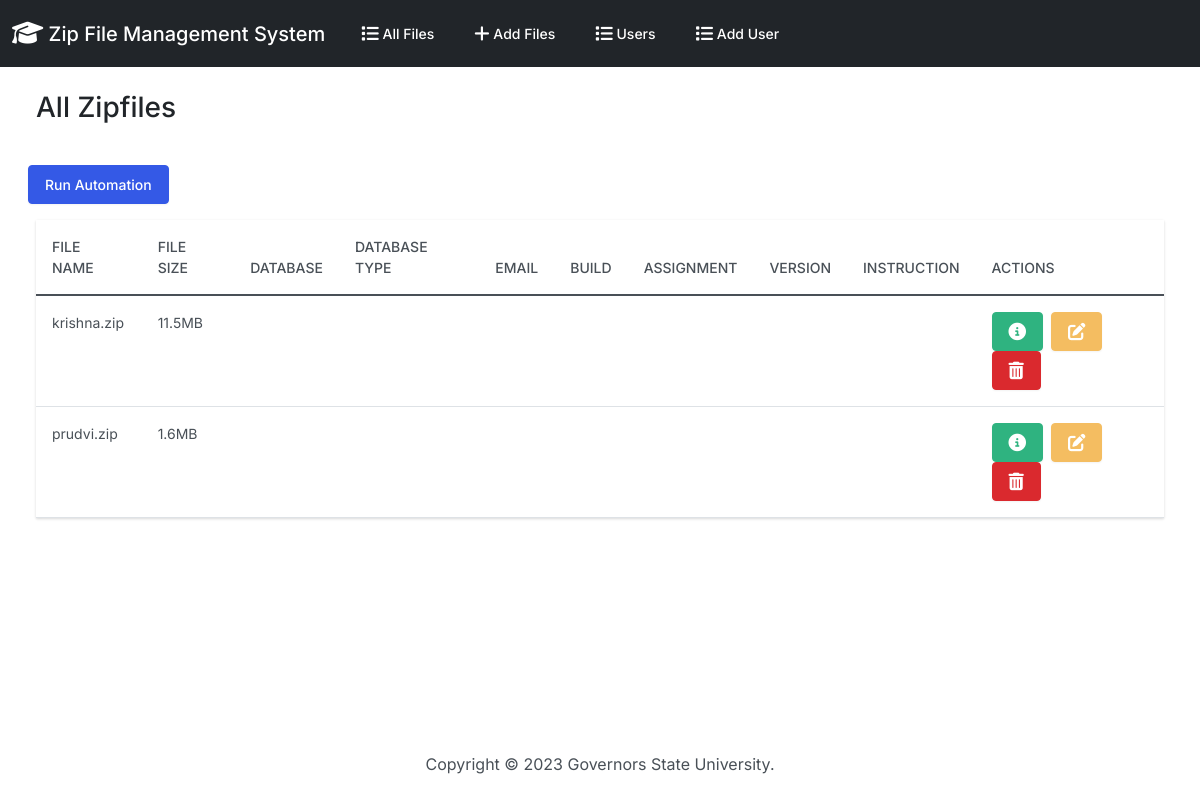
/, run on an earlier commit of the app's database.
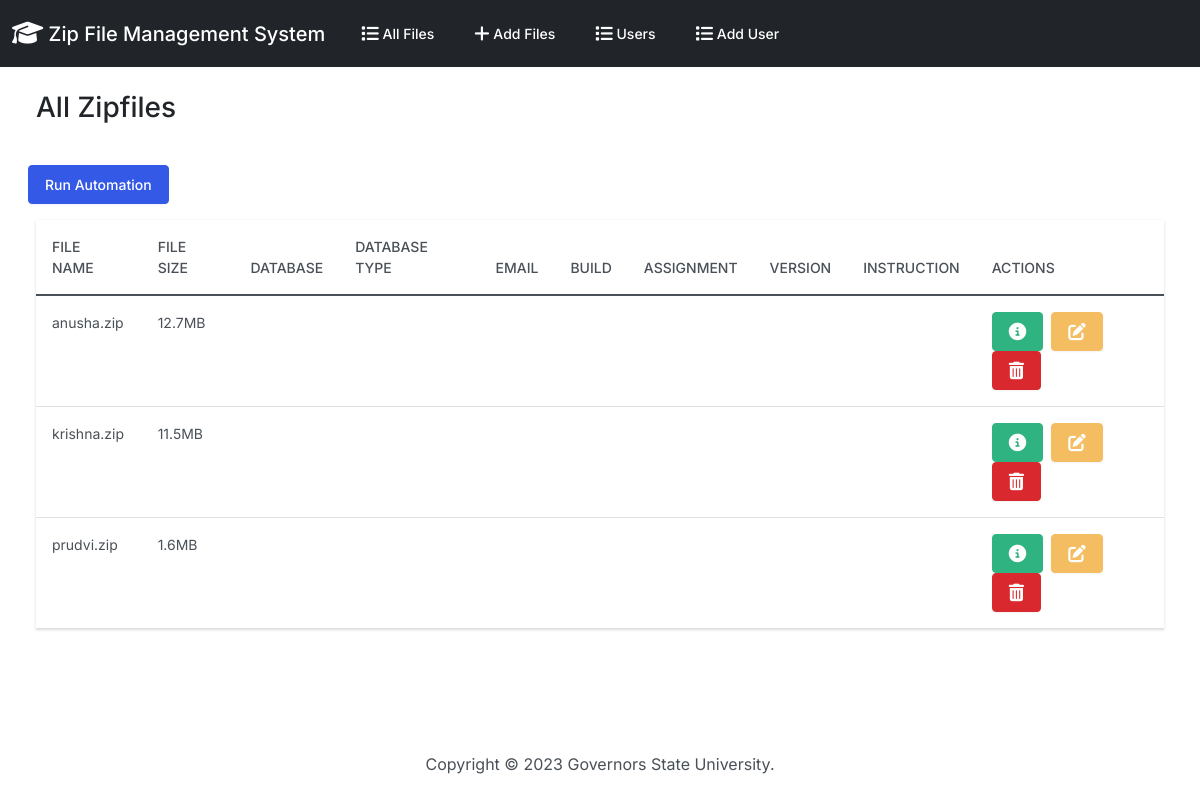
And on a later commit of the database.
### zipfiles/models.py (models this page shows, shortened)
class File_Results(models.Model):
  id_number = models.PositiveIntegerField(null=True)
  f_name = models.CharField(max_length=255,null=True)
  f_size = models.CharField(max_length=50,null=True)
  myfiles = models.FileField(upload_to="")
  user_name = models.ForeignKey('UserNamesList', on_delete=models.CASCADE, null=True)
  db_name = models.CharField(max_length=50,null=True)
  db_type = models.CharField(max_length=50,null=True)
  is_build_succeeded = models.CharField(max_length=50,null=True)
  dotnet_version = models.CharField(max_length=20,null=True)
  assignment_number = models.IntegerField(null=True)
  folder_name = models.CharField(max_length=50,null=True)
  instruction_passed = models.CharField(max_length=50,null=True)

### zipfiles/views.py (the view)
# urls.py: path('', views.index, name='index'),
def index(request):
  return render(request, 'zipfiles/index.html', {
    'zipfiles': File_Results.objects.all()
  })

### zipfiles/templates/zipfiles/index.html (shortened to what this page needs)
{% extends "zipfiles/base.html" %}
{% block body %}
<h3 class="m-4">All Zipfiles</h3>
<form action="{% url 'automate' %}" method="GET">
  <button id="myButton" type="submit" class="btn btn-primary m-3">Run Automation</button>
</form>
<div class="row">
  <div class="col-12">
    {% if zipfiles %}
    <div class="ms-4 me-4 mb-4">
      <div>
        <table class="table table-hover">
          <thead class="thead-dark">
            <tr>
              <th scope="col">File name</th>
              <th scope="col">File Size</th>
              <th scope="col">Database</th>
              <th scope="col">Database Type</th>
              <th scope="col">Email</th>
              <th scope="col">Build</th>
              <th scope="col">Assignment</th>
              <th scope="col">Version</th>
              <th scope="col">Instruction</th>
              <th scope="col">Actions</th>
            </tr>
          </thead>
          <tbody>
            {% for zipfile in zipfiles %}
              <tr>
                <td>{{ zipfile.f_name|default:"" }}</td>
                <td>{{ zipfile.f_size|default:"" }}</td>
                <td>{{ zipfile.db_name|default:"" }}</td>
                <td>{{ zipfile.db_type|default:"" }}</td>
                <td>{{ zipfile.email|default:"" }}</td>
                <td>{{ zipfile.is_build_succeeded|default:"" }}</td>
                <td>{{ zipfile.assignment_number|default:"" }}</td>
                <td>{{ zipfile.dotnet_version|default:"" }}</td>
                <td>{{ zipfile.instruction_passed|default:"" }}</td>
                <td>
                  <button type="button" class="btn btn-success me-1" href="{% url 'view_student' zipfile.id %}" data-bs-toggle="modal" data-bs-target="#myModal{{zipfile.id}}">
                  </button>
                  <a class="btn btn-warning me-1" href="{% url 'edit' zipfile.id %}">
                  </a>
                  <button type="button" class="btn btn-danger" data-bs-toggle="modal" data-bs-target="#delete{{zipfile.id}}">
                  </button>
                </td>
              </tr>
            {% endfor %}
          </tbody>
        </table>
      </div>
    </div>
    {% else %}
      <h5 class="alert alert-primary ms-4 me-4">No File_Results Records</h5>
    {% endif %}
  </div>
</div>
{% endblock %}

### zipfiles/templates/zipfiles/base.html (shortened to what this page needs)
{% load static %}
<!DOCTYPE html>
<html lang="en">
  <head>
    <link rel="stylesheet" href="https://cdnjs.cloudflare.com/ajax/libs/font-awesome/6.1.1/css/all.min.css">
    <link href="{% static 'css/bootstrap.min.css' %}" rel="stylesheet">
  </head>
  <body class="d-flex flex-column min-vh-100">
    <div id="parentDiv">
      <nav class="navbar navbar-expand-lg navbar-dark bg-dark">
        <div class="container-fluid">
          <a class="navbar-brand" href="{% url 'index' %}">
            <i class="fa-solid fa-graduation-cap fa-lg"></i> Zip File Management System
          </a>
          <div class="collapse navbar-collapse" id="navbarColor01">
            <ul class="navbar-nav me-auto">
              <li class="nav-item">
                <a class="nav-link" href="{% url 'index' %}">
                   All Files
                </a>
              </li>
              <li class="nav-item">
                <a class="nav-link" href="{% url 'add' %}">
                   Add Files
                </a>
              </li>
              <li class="nav-item">
                <a class="nav-link" href="{% url 'user_list' %}">
                   Users
                </a>
              </li>
              <li class="nav-item">
                <a class="nav-link" href="{% url 'user_create' %}">
                   Add User
                </a>
              </li>
            </ul>
          </div>
        </div>
      </nav>
      <div class="container-fluid">
        {% block body %}
        {% endblock %}
      </div>
    </div>
    <footer class="mt-auto mb-4">
      <div class="text-center">
        <span>
          Copyright &copy; <script>document.write(new Date().getFullYear())</script> Governors State University.
        </span>
      </div>
    </footer>
  </body>
</html>

What changed in the data, as far as the page shows it:
added File_Results: f_name "anusha.zip", f_size "12.7MB"
